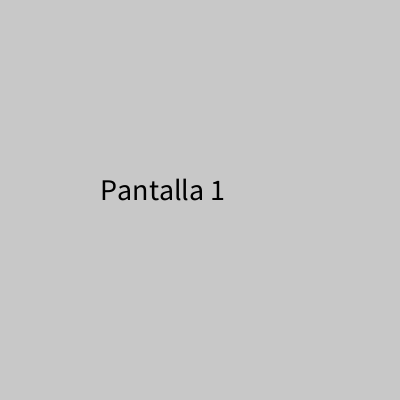
Frame 1 (no input)
Frame 60 (the mouse pressed at the canvas centre just before this capture): identical to frame 1, image omitted
Frame 120 (the mouse held since frame 60 and released just before this capture): identical to frame 1, image omitted

The Processing sketch that drew this single still picture (run headless with seeded random() and noise(); from frame 60 on, the mouse is pressed at the canvas centre):

// Processing sketch: pantallas
// ── pantallas.pde
int pantalla = 1;

void setup() {
  size(400, 400);
  textSize(30);
}

void draw() {
  background(200);
  if (pantalla == 1) {
    fill(0);
    text("Pantalla " + pantalla, 100, 200);
  } else if (pantalla == 2) {
    fill(255, 0, 0);
    text("Pantalla " + pantalla, 100, 200);
    fill(100);
    ellipse(100, 100, 50, 50);
  } else if (pantalla == 3) {
    fill(0, 0, 255);
    text("Pantalla " + pantalla, 100, 200);
  }
}

void mouseClicked() {
  if (pantalla == 1) {
  } else if (pantalla == 2) {
    if (dist(mouseX, mouseY, 100, 100) < 25) {
      pantalla++;
    }
  } else if (pantalla == 3) {
  }
}

void keyPressed() {
  if (pantalla == 1) {
    pantalla++;
  } else if (pantalla == 2) {
  } else if (pantalla == 3) {
    pantalla = 1;
  }
}
